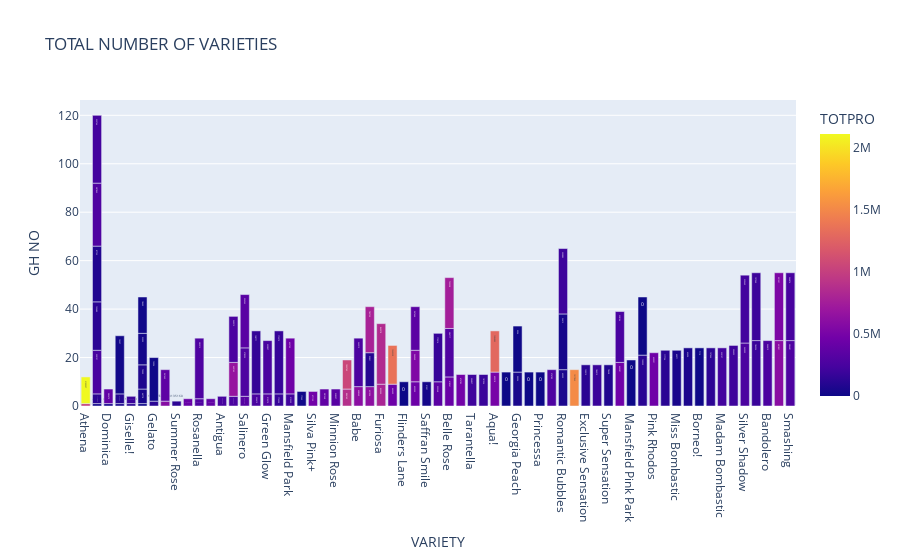

Source (notebook cell):
### Code cell
fig=px.bar(data, x='VARIETY', y='GH NO', labels="TOTPRO: Total number of varieties", barmode='group', text='TOTPRO', title='TOTAL NUMBER OF VARIETIES', color='TOTPRO')
fig.show()

### Figure 1 — Plotly figure (JSON) as saved in the notebook; plotly's stock layout.template omitted (floating-point values rounded to 4 significant figures)
{"data": [{"alignmentgroup": "True", "hovertemplate": "VARIETY=%{x}<br>GH NO=%{y}<br>TOTPRO=%{marker.color}<extra></extra>", "legendgroup": "", "marker": {"color": [1027655, 25706, 46052, 56871, 120153, 6713, 125005, 582130, 135160, 414505, 192673, 286446, 383888, 239088, 263069, 117835, 97546, 324738, 256613, 315270, 172590, 219253, 385670, 17265, 471129, 44778, 381268, 328397, 884149, 608560, 621994, 803000, 442609, 0, 435900, 31551, 339268, 73009, 2109597, 418361, 1052743, 361665, 476782, 546060, 204827, 32095, 181954, 499218, 99851, 669142, 0, 50536, 0, 0, 274789, 63539, 18409, 1517865, 1360558, 1286883, 120513, 184913, 78658, 250131, 460581, 12396, 347644, 260212, 9994, 0, 785720, 265913, 286717, 123480, 278390, 173314, 753538, 258106, 120959, 259897, 450591, 336342, 117754, 87725, 452709, 49371, 36612, 62694, 7110, 19237, 127466, 220157, 0, 849978, 282312, 206452, 158771, 287845, 172379, 265009, 186334, 264419, 601831, 200882, 284681, 197940, 225766, 531231, 220649, 244874], "coloraxis": "coloraxis", "pattern": {"shape": ""}}, "name": "", "offsetgroup": "", "orientation": "v", "showlegend": false, "text": [1027655, 25706, 46052, 56871, 120153, 6713, 125005, 582130, 135160, 414505, 192673, 286446, 383888, 239088, 263069, 117835, 97546, 324738, 256613, 315270, 172590, 219253, 385670, 17265, 471129, 44778, 381268, 328397, 884149, 608560, 621994, 803000, 442609, 0, 435900, 31551, 339268, 73009, 2109597, 418361, 1052743, 361665, 476782, 546060, 204827, 32095, 181954, 499218, 99851, 669142, 0, 50536, 0, 0, 274789, 63539, 18409, 1517865, 1360558, 1286883, 120513, 184913, 78658, 250131, 460581, 12396, 347644, 260212, 9994, 0, 785720, 265913, 286717, 123480, 278390, 173314, 753538, 258106, 120959, 259897, 450591, 336342, 117754, 87725, 452709, 49371, 36612, 62694, 7110, 19237, 127466, 220157, 0, 849978, 282312, 206452, 158771, 287845, 172379, 265009, 186334, 264419, 601831, 200882, 284681, 197940, 225766, 531231, 220649, 244874], "textposition": "auto", "type": "bar", "x": ["Athena ", "Dinara", "Dominica", "Gentle Trendsetter", "Giselle!", "Trials", "Gelato", "Mirabel", "Summer Rose", "Alicia", "Giselle!", "Rosanella", "Tessa", "Antigua", "Bombastic ", "Dinara", "Gentle Trendsetter", "Salinero", "Classic Sensation", "Green Glow ", "Inger Kristine", "Mansfield Park", "Dominica", "Mimi Eden", "Silva Pink+", "Trials", "La belle", "Minnion Rose", "Moonwalk", "Babe", "Snowflake", "Furiosa", "Madam Red ", "Flinders Lane", "Reflex", "Saffran Smile", "Summer Dance", "Trials", "Athena ", "Belle Rose", "Moonwalk", "Mirabel", "Nathalie", "Reflex", "Tarantella", "Trials", "Yellow babe", "Aqua!", "Snowflake", "Bombastic ", "Charlize", "Georgia Peach", "Julietta Honey", "Princessa", "Copacabana ", "Romantic Bubbles", "Trials", "Tropical Amazone", "Madam Red ", "Aqua!", "Exclusive Sensation", "Magma", "Super Sensation", "Dinara", "Fireworks", "Gelato", "Reflex", "Bombastic ", "Georgia Peach", "Mansfield Pink Park", "Snowflake", "Babe", "Belle Rose", "Dinara", "Salinero", "Summer Dance", "Belle Rose", "Fireworks", "Sweet Giselle!", "Green Glow ", "Pink Rhodos ", "Salinero", "4 good wedding", "Dinara", "Mansfield Park", "Miss Bombastic", "Romantic Bubbles", "Angel Bombastic", "Borneo!", "Gentle Trendsetter", "Lady Bombastic", "Madam Bombastic", "Sweet Giselle!", "Furiosa", "Rosanella", "Zadique", "Classic Sensation", "Dinara", "Inger Kristine", "Silver Shadow", "Azore", "Bandolero", "Madam Cerise", "Romantic Bubbles", "Smashing", "Azore", "Dinara", "Madam Cerise", "Silver Shadow", "Smashing"], "xaxis": "x", "y": [1, 1, 1, 1, 1, 1, 2, 2, 2, 3, 3, 3, 3, 4, 4, 4, 4, 4, 5, 5, 5, 5, 6, 6, 6, 6, 7, 7, 7, 8, 8, 9, 9, 10, 10, 10, 10, 10, 11, 12, 12, 13, 13, 13, 13, 13, 13, 14, 14, 14, 14, 14, 14, 14, 15, 15, 15, 15, 16, 17, 17, 17, 17, 18, 18, 18, 18, 19, 19, 19, 19, 20, 20, 20, 20, 20, 21, 21, 21, 22, 22, 22, 23, 23, 23, 23, 23, 24, 24, 24, 24, 24, 24, 25, 25, 25, 26, 26, 26, 26, 27, 27, 27, 27, 27, 28, 28, 28, 28, 28], "yaxis": "y"}], "layout": {"autosize": true, "barmode": "group", "coloraxis": {"colorbar": {"title": {"text": "TOTPRO"}}, "colorscale": [[0, "#0d0887"], [0.1111, "#46039f"], [0.2222, "#7201a8"], [0.3333, "#9c179e"], [0.4444, "#bd3786"], [0.5556, "#d8576b"], [0.6667, "#ed7953"], [0.7778, "#fb9f3a"], [0.8889, "#fdca26"], [1, "#f0f921"]]}, "legend": {"tracegroupgap": 0}, "title": {"text": "TOTAL NUMBER OF VARIETIES"}, "xaxis": {"anchor": "y", "autorange": true, "domain": [0, 1], "range": [-0.5, 62.5], "title": {"text": "VARIETY"}, "type": "category"}, "yaxis": {"anchor": "x", "autorange": true, "domain": [0, 1], "range": [0, 126.3], "title": {"text": "GH NO"}, "type": "linear"}}}
